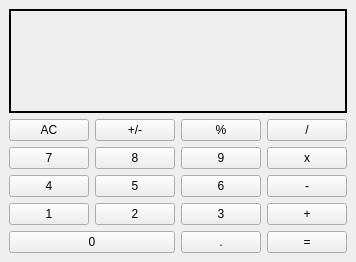
<?xml version="1.0" encoding="UTF-8"?>
<ui version="4.0">
 <class>MainWindow</class>
 <widget class="QMainWindow" name="MainWindow">
  <property name="geometry">
   <rect>
    <x>0</x>
    <y>0</y>
    <width>336</width>
    <height>262</height>
   </rect>
  </property>
  <property name="maximumSize">
   <size>
    <width>336</width>
    <height>262</height>
   </size>
  </property>
  <property name="windowTitle">
   <string>MainWindow</string>
  </property>
  <widget class="QWidget" name="centralwidget">
   <layout class="QGridLayout" name="gridLayout">
    <item row="3" column="1">
     <widget class="QPushButton" name="btn5">
      <property name="text">
       <string>5</string>
      </property>
     </widget>
    </item>
    <item row="3" column="0">
     <widget class="QPushButton" name="btn4">
      <property name="text">
       <string>4</string>
      </property>
     </widget>
    </item>
    <item row="1" column="1">
     <widget class="QPushButton" name="btninvertor">
      <property name="text">
       <string>+/-</string>
      </property>
     </widget>
    </item>
    <item row="2" column="2">
     <widget class="QPushButton" name="btn9">
      <property name="text">
       <string>9</string>
      </property>
     </widget>
    </item>
    <item row="3" column="3">
     <widget class="QPushButton" name="btnMenos">
      <property name="text">
       <string>-</string>
      </property>
     </widget>
    </item>
    <item row="3" column="2">
     <widget class="QPushButton" name="btn6">
      <property name="text">
       <string>6</string>
      </property>
     </widget>
    </item>
    <item row="1" column="2">
     <widget class="QPushButton" name="btnporcentaje">
      <property name="text">
       <string>%</string>
      </property>
     </widget>
    </item>
    <item row="5" column="0">
     <widget class="QPushButton" name="btn1">
      <property name="text">
       <string>1</string>
      </property>
     </widget>
    </item>
    <item row="6" column="3">
     <widget class="QPushButton" name="btnIgual">
      <property name="text">
       <string>=</string>
      </property>
     </widget>
    </item>
    <item row="1" column="0">
     <widget class="QPushButton" name="btnAC">
      <property name="text">
       <string>AC</string>
      </property>
     </widget>
    </item>
    <item row="5" column="3">
     <widget class="QPushButton" name="btnMas">
      <property name="text">
       <string>+</string>
      </property>
     </widget>
    </item>
    <item row="5" column="2">
     <widget class="QPushButton" name="btn3">
      <property name="text">
       <string>3</string>
      </property>
     </widget>
    </item>
    <item row="0" column="0" colspan="4">
     <widget class="QLabel" name="etiqueta">
      <property name="font">
       <font>
        <family>Comic Sans MS</family>
        <pointsize>48</pointsize>
        <bold>true</bold>
       </font>
      </property>
      <property name="layoutDirection">
       <enum>Qt::LeftToRight</enum>
      </property>
      <property name="frameShape">
       <enum>QFrame::WinPanel</enum>
      </property>
      <property name="frameShadow">
       <enum>QFrame::Plain</enum>
      </property>
      <property name="text">
       <string/>
      </property>
      <property name="alignment">
       <set>Qt::AlignRight|Qt::AlignTrailing|Qt::AlignVCenter</set>
      </property>
     </widget>
    </item>
    <item row="6" column="2">
     <widget class="QPushButton" name="btnPunto">
      <property name="text">
       <string>.</string>
      </property>
     </widget>
    </item>
    <item row="1" column="3">
     <widget class="QPushButton" name="btnDivi">
      <property name="text">
       <string>/</string>
      </property>
     </widget>
    </item>
    <item row="2" column="0">
     <widget class="QPushButton" name="btn7">
      <property name="text">
       <string>7</string>
      </property>
     </widget>
    </item>
    <item row="2" column="1">
     <widget class="QPushButton" name="btn8">
      <property name="text">
       <string>8</string>
      </property>
     </widget>
    </item>
    <item row="2" column="3">
     <widget class="QPushButton" name="btnPor">
      <property name="text">
       <string>x</string>
      </property>
     </widget>
    </item>
    <item row="5" column="1">
     <widget class="QPushButton" name="btn2">
      <property name="text">
       <string>2</string>
      </property>
     </widget>
    </item>
    <item row="6" column="0" colspan="2">
     <widget class="QPushButton" name="btn0">
      <property name="text">
       <string>0</string>
      </property>
     </widget>
    </item>
   </layout>
  </widget>
 </widget>
 <resources/>
 <connections/>
</ui>
